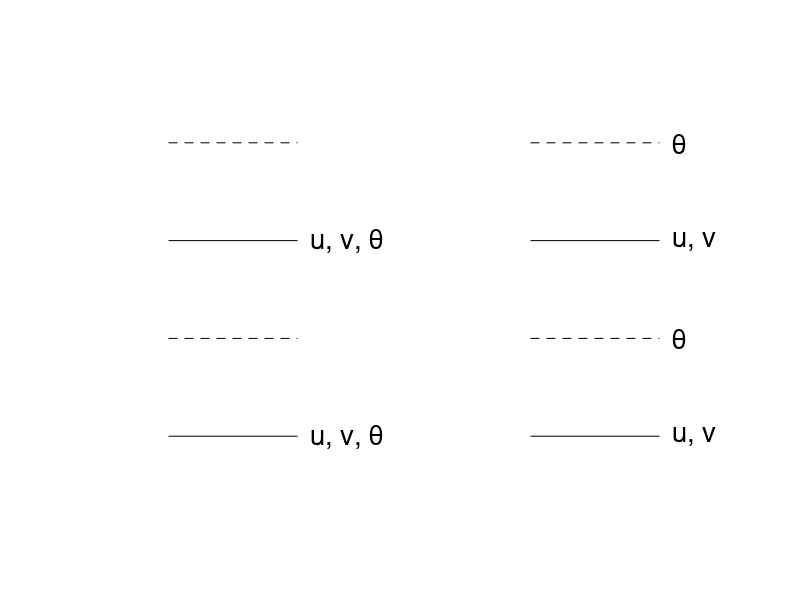

Recreate this plot in MATLAB.
% Schematic of Lorenz and Charney-Phillips grids

clear
hold off

subplot(1,2,1)

xx = [0.25,0.75];
yy = [0,0];
plot(xx,yy,'k')
axis off
axis([0,1,-0.5,2])
hold on

yy = [0.5,0.5];
plot(xx,yy,'k--')

yy = [1.0,1.0];
plot(xx,yy,'k')

yy = [1.5,1.5];
plot(xx,yy,'k--')

text(0.8,0,'u, v, \theta','FontSize',20)

%text(0.8,0.5,'\eta, p','FontSize',20)

text(0.8,1.0,'u, v, \theta','FontSize',20)

%text(0.8,1.5,'\eta, p','FontSize',20)



subplot(1,2,2)

xx = [0.25,0.75];
yy = [0,0];
plot(xx,yy,'k')
axis off
axis([0,1,-0.5,2])
hold on

yy = [0.5,0.5];
plot(xx,yy,'k--')

yy = [1.0,1.0];
plot(xx,yy,'k')

yy = [1.5,1.5];
plot(xx,yy,'k--')

text(0.8,0,'u, v','FontSize',20)

text(0.8,0.5,'\theta','FontSize',20)

text(0.8,1.0,'u, v','FontSize',20)

text(0.8,1.5,'\theta','FontSize',20)

